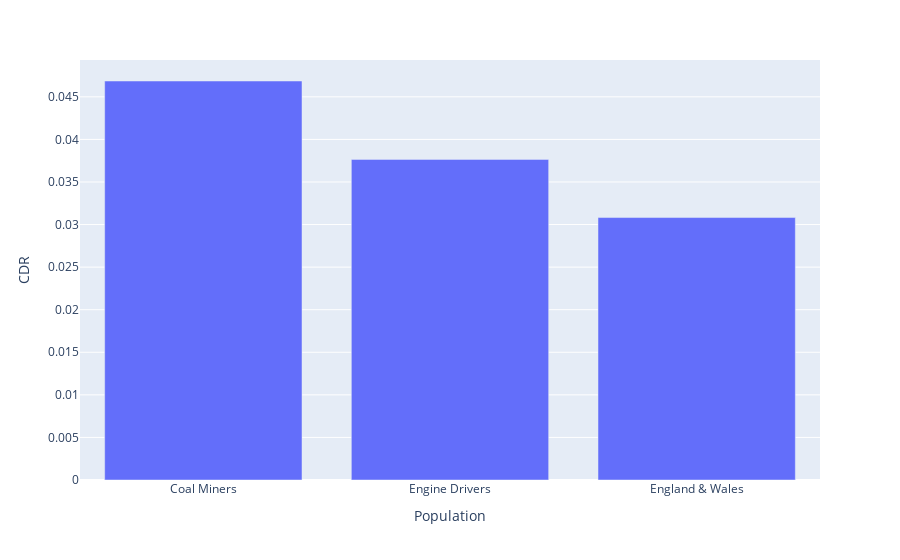

Here is the notebook cell this chart was saved with:
### Markdown cell above
### Visualisation - plotly

### Code cell
# bar chart showing the CDR
data_1_cdr = data_1.loc[data_1['age'] == 'total', ['coal_cdr', 'engine_cdr', 'ew_cdr']].transpose().reset_index()
data_1_cdr.columns = ['Population', 'CDR']

fig = px.bar(data_1_cdr, x='Population', y='CDR')
fig.update_xaxes(tickvals=data_1_cdr['Population'], ticktext=['Coal Miners', 'Engine Drivers', 'England & Wales'])
fig.show()

### Figure 1 — Plotly figure (JSON) as saved in the notebook; plotly's stock layout.template omitted (floating-point values rounded to 4 significant figures)
{"data": [{"alignmentgroup": "True", "hovertemplate": "Population=%{x}<br>CDR=%{y}<extra></extra>", "legendgroup": "", "marker": {"color": "#636efa", "pattern": {"shape": ""}}, "name": "", "offsetgroup": "", "orientation": "v", "showlegend": false, "textposition": "auto", "type": "bar", "x": ["coal_cdr", "engine_cdr", "ew_cdr"], "xaxis": "x", "y": [0.04686, 0.03766, 0.03082], "yaxis": "y"}], "layout": {"barmode": "relative", "legend": {"tracegroupgap": 0}, "margin": {"t": 60}, "xaxis": {"anchor": "y", "domain": [0, 1], "ticktext": ["Coal Miners", "Engine Drivers", "England & Wales"], "tickvals": ["coal_cdr", "engine_cdr", "ew_cdr"], "title": {"text": "Population"}}, "yaxis": {"anchor": "x", "domain": [0, 1], "title": {"text": "CDR"}}}}
